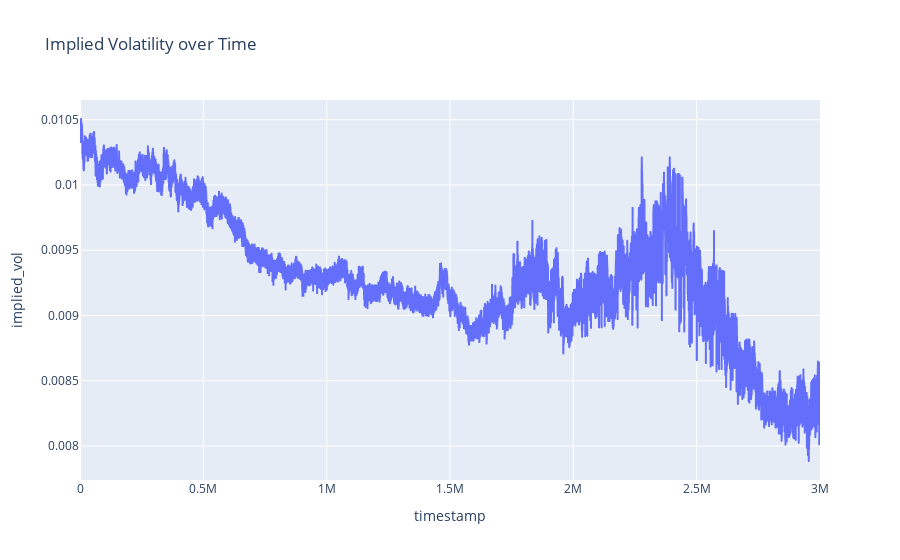

The code cell stored with this chart in its notebook:
### Code cell
fig = px.line(df_volcanic_rock_voucher_10500, x='timestamp', y='implied_vol', title='Implied Volatility over Time')
fig.show()

### Figure 1 — Plotly figure (JSON) as saved in the notebook; plotly's stock layout.template omitted (floating-point values rounded to 4 significant figures; data arrays with more than 128 entries replaced by an {"elided": "..."} marker saying what was removed)
{"data": [{"hovertemplate": "timestamp=%{x}<br>implied_vol=%{y}<extra></extra>", "legendgroup": "", "line": {"color": "#636efa", "dash": "solid"}, "marker": {"symbol": "circle"}, "mode": "lines", "name": "", "showlegend": false, "type": "scattergl", "x": {"elided": "30000 int values"}, "xaxis": "x", "y": {"elided": "30000 float values"}, "yaxis": "y"}], "layout": {"legend": {"tracegroupgap": 0}, "title": {"text": "Implied Volatility over Time"}, "xaxis": {"anchor": "y", "domain": [0, 1], "title": {"text": "timestamp"}}, "yaxis": {"anchor": "x", "domain": [0, 1], "title": {"text": "implied_vol"}}}}
